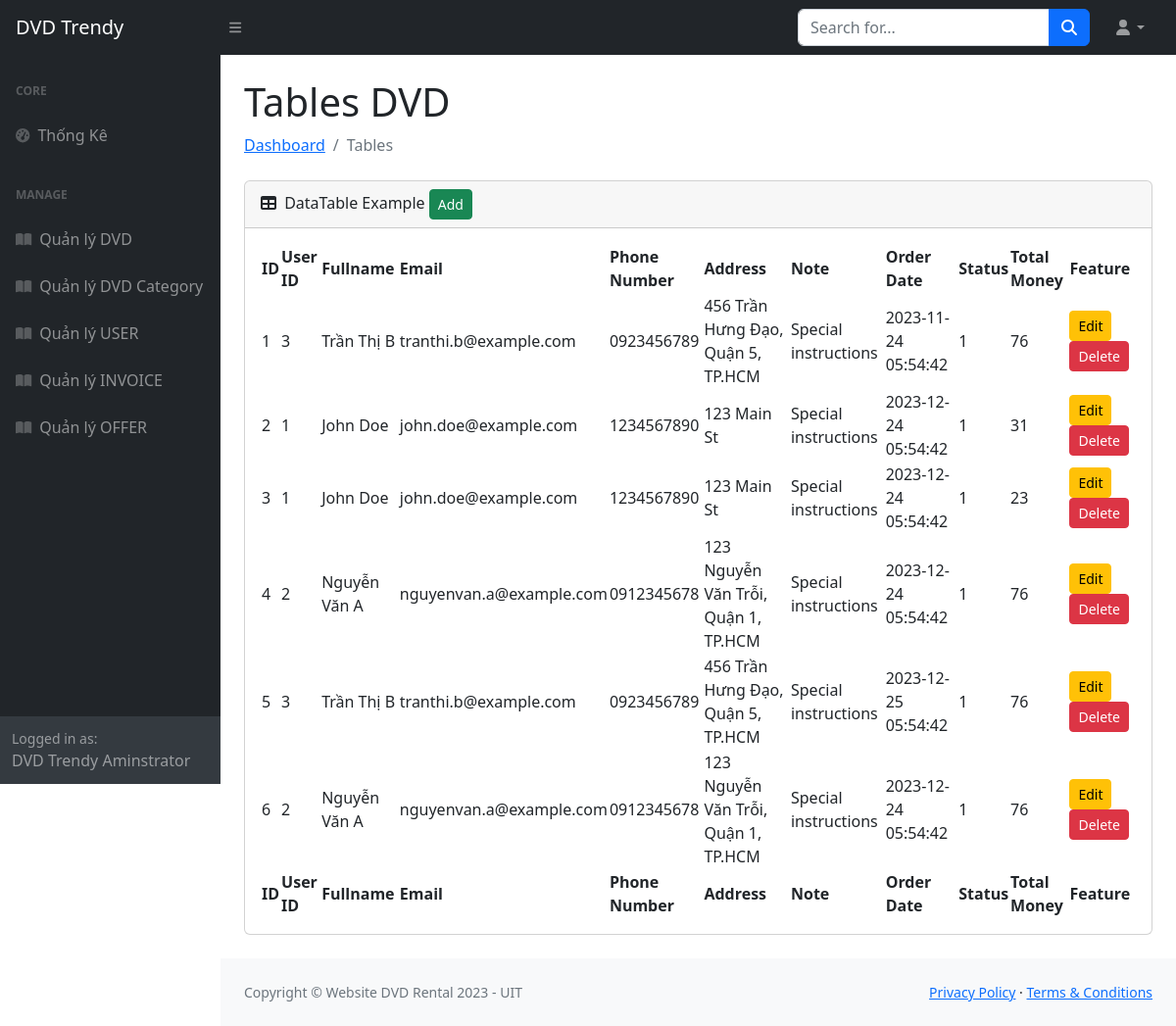
/manage_invoice.php, run on an earlier commit of the app's database.
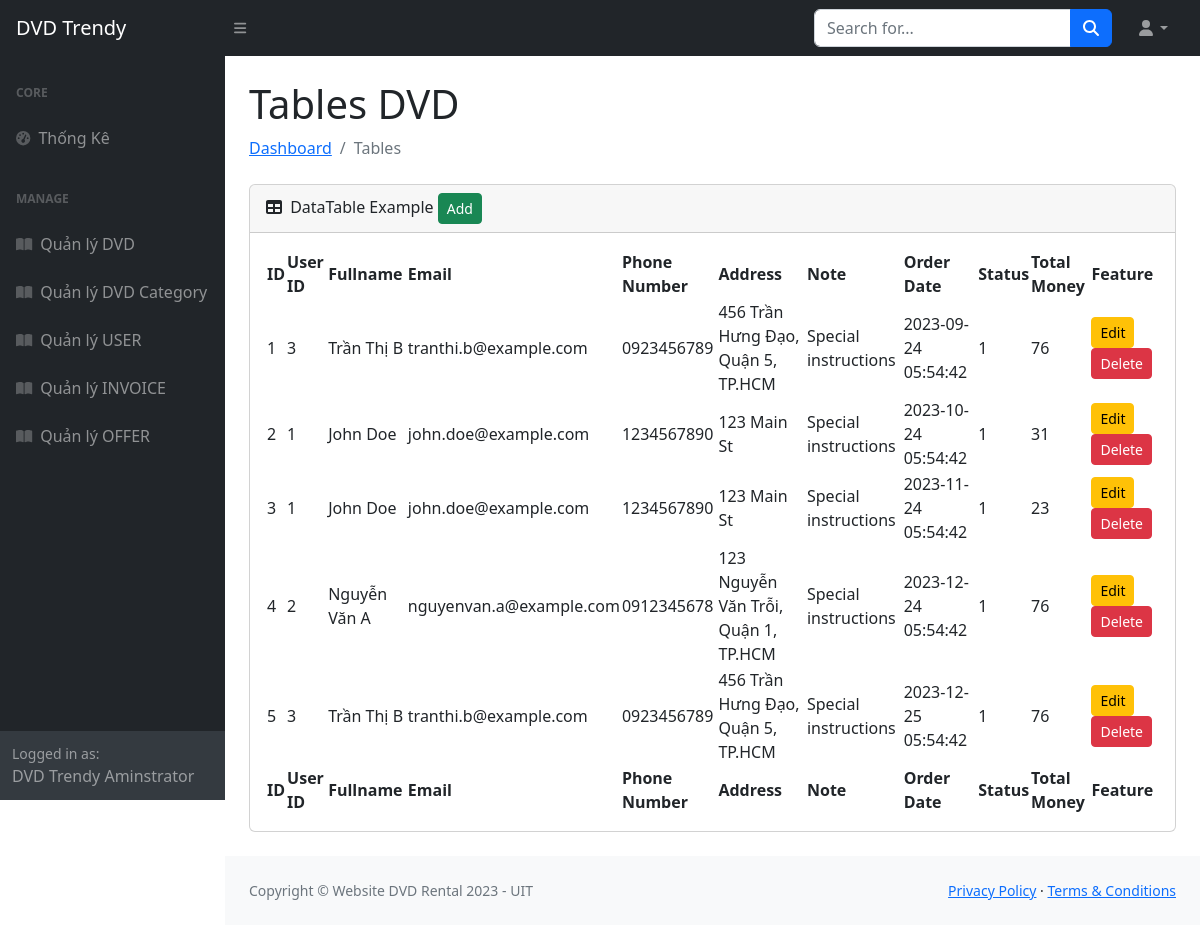
And on a later commit of the database.
### tables this page shows
CREATE TABLE `INVOICE` (
  `id` integer PRIMARY KEY AUTO_INCREMENT,
  `user_id` integer,
  `fullname` varchar(50),
  `email` varchar(150),
  `phone_number` varchar(20),
  `address` varchar(200),
  `note` varchar(1000),
  `order_date` datetime,
  `status` int,
  `total_money` int
);

### database/dbhelper.php (called while the page is built, shortened)
<?php
function execute_result($sql){
    $result = null;
    $conn = mysqli_connect(HOST, USERNAME, PASSWORD, DATABASE);
    $resultset = mysqli_query($conn, $sql);
    while ($row = mysqli_fetch_assoc($resultset)) {
        $result[]=$row;
    }
    return $result;
}
?>

### manage_invoice.php (the view)
<?php
require('includes/header.php');
require('includes/navbar.php');
require('includes/sidebar.php');
require_once('database/dbhelper.php');
$sql = "SELECT * FROM INVOICE";
$invoiceList = execute_result($sql);
?>
    <main>
        <div class="container-fluid px-4">
            <h1 class="mt-4">Tables DVD</h1>
            <ol class="breadcrumb mb-4">
                <li class="breadcrumb-item"><a href="index.html">Dashboard</a></li>
                <li class="breadcrumb-item active">Tables</li>
            </ol>
            <div class="card mb-4">
                <div class="card-header">
                    <i class="fas fa-table me-1"></i>
                    DataTable Example
                    <button type='button' class='btn btn-success btn-sm' onclick=''>Add</button>
                </div>
                <div class="card-body">
                    <table id="datatablesSimple">
                        <thead>
                            <tr>
                                <th>ID</th>
                                <th>User ID</th>
                                <th>Fullname</th>
                                <th>Email</th>
                                <th>Phone Number</th>
                                <th>Address</th>
                                <th>Note</th>
                                <th>Order Date</th>
                                <th>Status</th>
                                <th>Total Money</th>
                                <th>Feature</th>
                            </tr>
                        </thead>
                        <tfoot>
                            <tr>
                                <th>ID</th>
                                <th>User ID</th>
                                <th>Fullname</th>
                                <th>Email</th>
                                <th>Phone Number</th>
                                <th>Address</th>
                                <th>Note</th>
                                <th>Order Date</th>
                                <th>Status</th>
                                <th>Total Money</th>
                                <th>Feature</th>
                            </tr>
                        </tfoot>
                        <tbody>
                            <?php
                            foreach ($invoiceList as $invoice) {
                                echo "<tr>";
                                echo "<td>{$invoice['id']}</td>";
                                echo "<td>{$invoice['user_id']}</td>";
                                echo "<td>{$invoice['fullname']}</td>";
                                echo "<td>{$invoice['email']}</td>";
                                echo "<td>{$invoice['phone_number']}</td>";
                                echo "<td>{$invoice['address']}</td>";
                                echo "<td>{$invoice['note']}</td>";
                                echo "<td>{$invoice['order_date']}</td>";
                                echo "<td>{$invoice['status']}</td>";
                                echo "<td>{$invoice['total_money']}</td>";
                                echo "<td><button type='button' class='btn btn-warning btn-sm' data-bs-toggle='modal' data-bs-target='#editModal' >Edit</button> <button type='button' class='btn btn-danger btn-sm' onclick='feature_delete({$invoice['id']},4)'>Delete</button></td>";
                                echo "</tr>";
                            }
                            ?>
                        </tbody>
                    </table>
</div>
            </div>
        </div>
    </main>
<?php
require('includes/footer.php');
?>

What changed in the data, as far as the page shows it:
removed invoice: id "6", user "2", fullname "Nguyễn Văn A", email "nguyenvan.a@example.com", phone_number "0912345678", address "123 Nguyễn Văn Trỗi, Quận 1, TP.HCM", note "Special instructions", order_date "2023-12-24 05:54:42", status "1", total_money "76"
changed invoice id 1: order_date "2023-11-24 05:54:42" → "2023-09-24 05:54:42"
changed invoice id 2: order_date "2023-12-24 05:54:42" → "2023-10-24 05:54:42"
changed invoice id 3: order_date "2023-12-24 05:54:42" → "2023-11-24 05:54:42"
